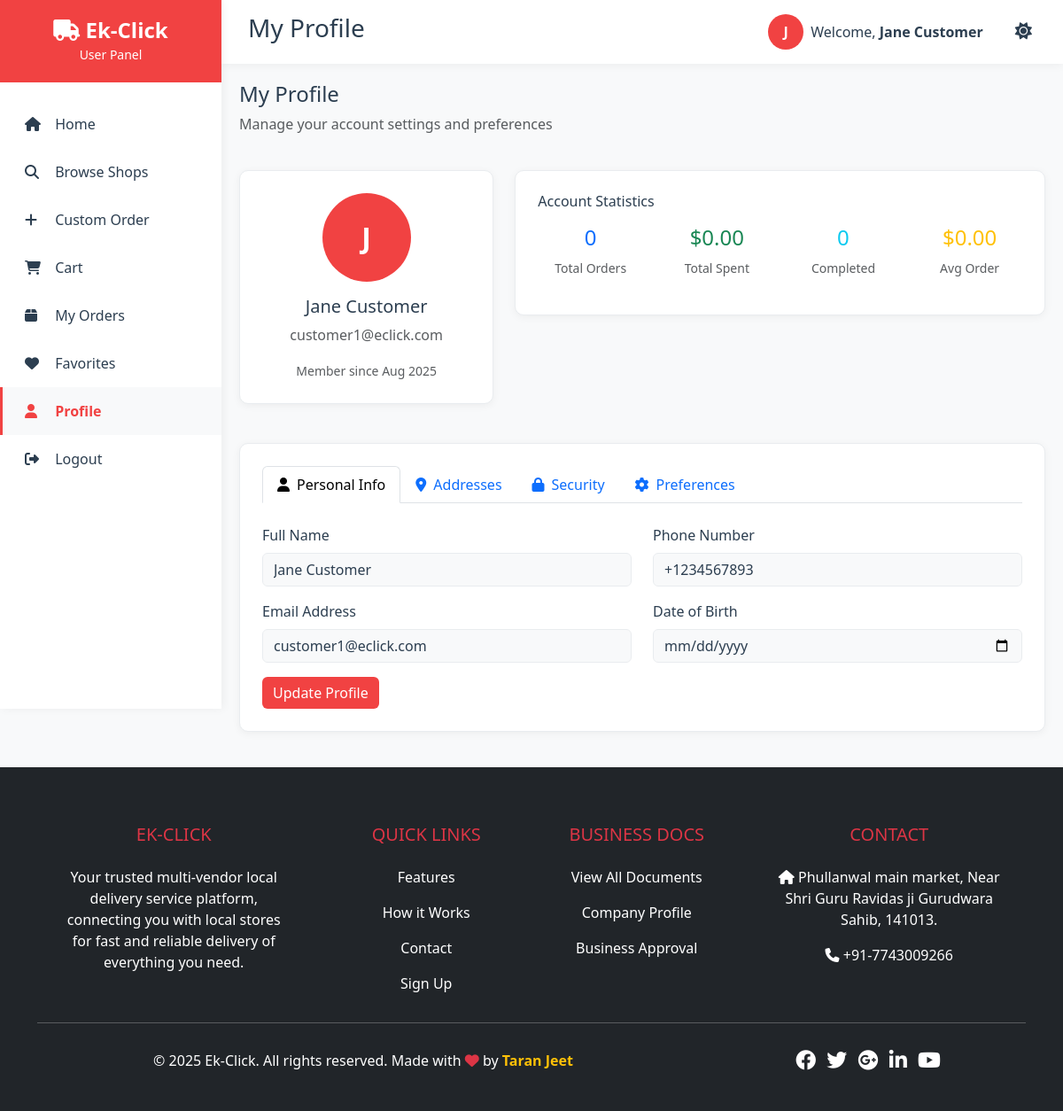
The page /customer/profile.php (signed in) on the database its author committed.
### tables this page shows
CREATE TABLE IF NOT EXISTS users (
    id INT AUTO_INCREMENT PRIMARY KEY,
    username VARCHAR(50) UNIQUE NOT NULL,
    password VARCHAR(255) NOT NULL,
    email VARCHAR(100) UNIQUE NOT NULL,
    full_name VARCHAR(100) NOT NULL,
    phone VARCHAR(20) NOT NULL,
    date_of_birth DATE,
    role ENUM('admin', 'vendor', 'delivery', 'user') DEFAULT 'user',
    is_active BOOLEAN DEFAULT TRUE,
    address TEXT,
    city VARCHAR(50),
    map_link TEXT,
    referral_code VARCHAR(20) UNIQUE,
    referred_by INT,
    created_at TIMESTAMP DEFAULT CURRENT_TIMESTAMP,
    FOREIGN KEY (referred_by) REFERENCES users(id) ON DELETE SET NULL
);

### customer/profile.php (the view, shortened to what this page needs)
<?php
require_once '../config.php';
$user_id = $_SESSION['user_id'];
$stmt = $pdo->prepare("SELECT * FROM users WHERE id = ?");
$stmt->execute([$user_id]);
$user = $stmt->fetch();
try {
    $stats_stmt = $pdo->prepare("
        SELECT
            COUNT(*) as total_orders,
            SUM(total_amount) as total_spent,
            COUNT(CASE WHEN status = 'delivered' THEN 1 END) as completed_orders,
            AVG(total_amount) as avg_order_value
        FROM orders
        WHERE user_id = ?
    ");
    $stats_stmt->execute([$user_id]);
    $stats = $stats_stmt->fetch();
} catch (PDOException $e) {
    $stats = [
        'total_orders' => 0,
        'total_spent' => 0,
        'completed_orders' => 0,
        'avg_order_value' => 0
    ];
}
require_once '../includes/header.php';
?>
<div class="row mb-4">
    <div class="col-md-6">
        <h4>My Profile</h4>
        <p class="text-muted">Manage your account settings and preferences</p>
    </div>
</div>
<div class="row mb-4">
    <div class="col-md-4">
        <div class="dashboard-card text-center">
            <div class="user-avatar mx-auto mb-3" style="width: 100px; height: 100px; font-size: 2rem;">
                <?php echo strtoupper(substr($user['full_name'], 0, 1)); ?>
            </div>
            <h5><?php echo htmlspecialchars($user['full_name'] ?? 'Unknown User'); ?></h5>
            <p class="text-muted"><?php echo htmlspecialchars($user['email'] ?? 'No email'); ?></p>
            <small class="text-muted">Member since <?php echo $user['created_at'] ? date('M Y', strtotime($user['created_at'])) : 'Unknown'; ?></small>
        </div>
    </div>
    <div class="col-md-8">
        <div class="dashboard-card">
            <h6 class="mb-3">Account Statistics</h6>
            <div class="row">
                <div class="col-6 col-md-3 text-center mb-3">
                    <div class="h4 text-primary"><?php echo number_format($stats['total_orders']); ?></div>
                    <small class="text-muted">Total Orders</small>
                </div>
                <div class="col-6 col-md-3 text-center mb-3">
                    <div class="h4 text-success">$<?php echo number_format($stats['total_spent'] ?? 0, 2); ?></div>
                    <small class="text-muted">Total Spent</small>
                </div>
                <div class="col-6 col-md-3 text-center mb-3">
                    <div class="h4 text-info"><?php echo number_format($stats['completed_orders'] ?? 0); ?></div>
                    <small class="text-muted">Completed</small>
                </div>
                <div class="col-6 col-md-3 text-center mb-3">
                    <div class="h4 text-warning">$<?php echo number_format($stats['avg_order_value'] ?? 0, 2); ?></div>
                    <small class="text-muted">Avg Order</small>
                </div>
            </div>
        </div>
    </div>
</div>
<div class="dashboard-card">
    <ul class="nav nav-tabs" id="profileTabs" role="tablist">
        <li class="nav-item" role="presentation">
            <button class="nav-link active" id="personal-tab" data-bs-toggle="tab" data-bs-target="#personal" type="button" role="tab">
                <i class="fas fa-user me-2"></i>Personal Info
            </button>
        </li>
        <li class="nav-item" role="presentation">
            <button class="nav-link" id="addresses-tab" data-bs-toggle="tab" data-bs-target="#addresses" type="button" role="tab">
                <i class="fas fa-map-marker-alt me-2"></i>Addresses
            </button>
        </li>
        <li class="nav-item" role="presentation">
            <button class="nav-link" id="security-tab" data-bs-toggle="tab" data-bs-target="#security" type="button" role="tab">
                <i class="fas fa-lock me-2"></i>Security
            </button>
        </li>
        <li class="nav-item" role="presentation">
            <button class="nav-link" id="preferences-tab" data-bs-toggle="tab" data-bs-target="#preferences" type="button" role="tab">
                <i class="fas fa-cog me-2"></i>Preferences
            </button>
        </li>
    </ul>
    <div class="tab-content" id="profileTabContent">
        <div class="tab-pane fade show active" id="personal" role="tabpanel">
            <form method="POST" class="mt-4">
                <div class="row">
                    <div class="col-md-6">
                        <div class="mb-3">
                            <label class="form-label">Full Name</label>
                            <input type="text" class="form-control" name="full_name" value="<?php echo htmlspecialchars($user['full_name'] ?? ''); ?>" required>
                        </div>
                        <div class="mb-3">
                            <label class="form-label">Email Address</label>
                            <input type="email" class="form-control" name="email" value="<?php echo htmlspecialchars($user['email'] ?? ''); ?>" required>
                        </div>
                    </div>
                    <div class="col-md-6">
                        <div class="mb-3">
                            <label class="form-label">Phone Number</label>
                            <input type="text" class="form-control" name="phone" value="<?php echo htmlspecialchars($user['phone'] ?? ''); ?>">
                        </div>
                        <div class="mb-3">
                            <label class="form-label">Date of Birth</label>
                            <input type="date" class="form-control" name="date_of_birth" value="<?php echo htmlspecialchars($user['date_of_birth'] ?? ''); ?>">
                        </div>
                    </div>
                </div>
                <button type="submit" class="btn btn-primary-custom">Update Profile</button>
            </form>
        </div>
    </div>
</div>
<?php require_once '../includes/footer.php'; ?>

### includes/header.php (style rules this page uses)
:root { --primary-color: #f14242ff; --secondary-color: #4ECDC4; --dark-color: #2C3E50; --light-bg: #F8F9FA; --text-color: #2C3E50; --bg-color: #F8F9FA; --card-bg: #FFFFFF; --border-color: #E9ECEF; --shadow-color: rgba(0,0,0,0.05); --hover-bg: #F8F9FA; }
body { font-family: 'Segoe UI', Tahoma, Geneva, Verdana, sans-serif; background: var(--bg-color); color: var(--text-color); transition: background-color 0.3s ease, color 0.3s ease; }
.dashboard-card { background: var(--card-bg); border: 1px solid var(--border-color); box-shadow: 0 2px 10px var(--shadow-color); }
.form-control, .form-select { background-color: var(--bg-color); border-color: var(--border-color); color: var(--text-color); }
.user-avatar { width: 40px; height: 40px; background: var(--primary-color); color: white; border-radius: 50%; display: flex; align-items: center; justify-content: center; font-weight: 600; }
.dashboard-card { background: var(--card-bg); border-radius: 10px; padding: 25px; box-shadow: 0 2px 10px var(--shadow-color); margin-bottom: 20px; transition: transform 0.3s; border: 1px solid var(--border-color); }
.btn-primary-custom { background: var(--primary-color); color: white; border: none; }

### rows shown on the page
users: full_name "J", full_name "Jane Customer", email "customer1@eclick.com", created_at "Aug 2025", phone "+1234567893"

### other values the page prints
$user_role "User"
$page_title "My Profile"
substr($full_name, 0, 1) "J"
$full_name "Jane Customer"
$stats['total_orders'] "0"
$stats['total_spent'] "0.00"
$stats['completed_orders'] "0"
$stats['avg_order_value'] "0.00"
